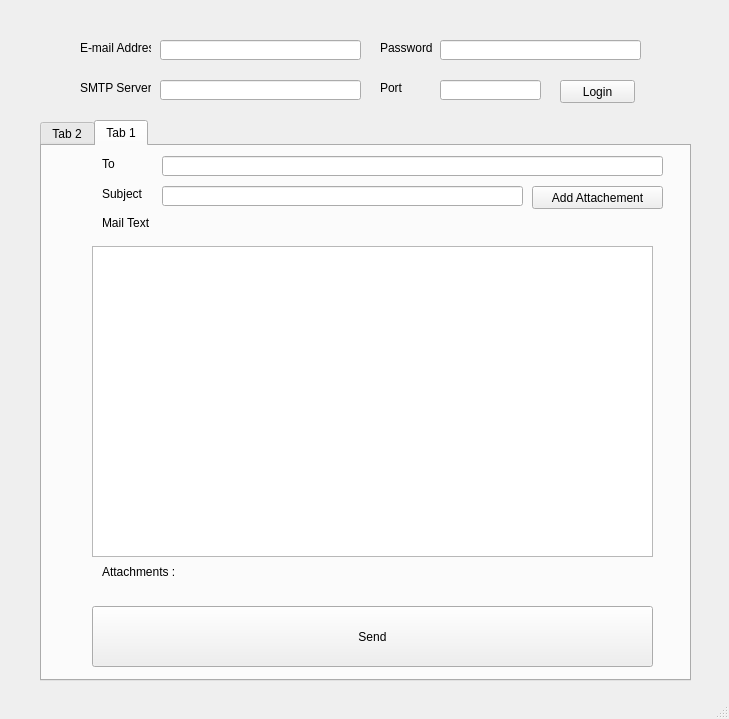
<?xml version="1.0" encoding="UTF-8"?>
<ui version="4.0">
 <class>MainWindow</class>
 <widget class="QMainWindow" name="MainWindow">
  <property name="geometry">
   <rect>
    <x>0</x>
    <y>0</y>
    <width>729</width>
    <height>719</height>
   </rect>
  </property>
  <property name="windowTitle">
   <string>MainWindow</string>
  </property>
  <widget class="QWidget" name="centralwidget">
   <widget class="QTabWidget" name="tabWidget">
    <property name="geometry">
     <rect>
      <x>40</x>
      <y>120</y>
      <width>651</width>
      <height>561</height>
     </rect>
    </property>
    <property name="currentIndex">
     <number>1</number>
    </property>
    <widget class="QWidget" name="tab_2">
     <attribute name="title">
      <string>Tab 2</string>
     </attribute>
     <widget class="QPushButton" name="fetchButton">
      <property name="enabled">
       <bool>true</bool>
      </property>
      <property name="geometry">
       <rect>
        <x>510</x>
        <y>10</y>
        <width>121</width>
        <height>23</height>
       </rect>
      </property>
      <property name="text">
       <string>Fetch your Mail</string>
      </property>
     </widget>
     <widget class="QTextEdit" name="fetchField">
      <property name="enabled">
       <bool>true</bool>
      </property>
      <property name="geometry">
       <rect>
        <x>10</x>
        <y>60</y>
        <width>621</width>
        <height>451</height>
       </rect>
      </property>
     </widget>
     <widget class="QLineEdit" name="imapField">
      <property name="enabled">
       <bool>true</bool>
      </property>
      <property name="geometry">
       <rect>
        <x>120</x>
        <y>10</y>
        <width>201</width>
        <height>20</height>
       </rect>
      </property>
     </widget>
     <widget class="QLabel" name="label_imap">
      <property name="geometry">
       <rect>
        <x>40</x>
        <y>10</y>
        <width>71</width>
        <height>16</height>
       </rect>
      </property>
      <property name="text">
       <string>IMAP Server</string>
      </property>
     </widget>
    </widget>
    <widget class="QWidget" name="tab">
     <attribute name="title">
      <string>Tab 1</string>
     </attribute>
     <widget class="QTextEdit" name="textField">
      <property name="enabled">
       <bool>true</bool>
      </property>
      <property name="geometry">
       <rect>
        <x>50</x>
        <y>100</y>
        <width>561</width>
        <height>311</height>
       </rect>
      </property>
     </widget>
     <widget class="QLineEdit" name="toField">
      <property name="enabled">
       <bool>true</bool>
      </property>
      <property name="geometry">
       <rect>
        <x>120</x>
        <y>10</y>
        <width>501</width>
        <height>20</height>
       </rect>
      </property>
     </widget>
     <widget class="QPushButton" name="attachButton">
      <property name="enabled">
       <bool>true</bool>
      </property>
      <property name="geometry">
       <rect>
        <x>490</x>
        <y>40</y>
        <width>131</width>
        <height>23</height>
       </rect>
      </property>
      <property name="text">
       <string>Add Attachement</string>
      </property>
     </widget>
     <widget class="QLabel" name="label">
      <property name="geometry">
       <rect>
        <x>60</x>
        <y>70</y>
        <width>47</width>
        <height>13</height>
       </rect>
      </property>
      <property name="text">
       <string>Mail Text</string>
      </property>
     </widget>
     <widget class="QLabel" name="label_server_2">
      <property name="geometry">
       <rect>
        <x>60</x>
        <y>10</y>
        <width>71</width>
        <height>16</height>
       </rect>
      </property>
      <property name="text">
       <string>To</string>
      </property>
     </widget>
     <widget class="QLineEdit" name="subjectField">
      <property name="enabled">
       <bool>true</bool>
      </property>
      <property name="geometry">
       <rect>
        <x>120</x>
        <y>40</y>
        <width>361</width>
        <height>20</height>
       </rect>
      </property>
     </widget>
     <widget class="QLabel" name="label_server_3">
      <property name="geometry">
       <rect>
        <x>60</x>
        <y>40</y>
        <width>71</width>
        <height>16</height>
       </rect>
      </property>
      <property name="text">
       <string>Subject</string>
      </property>
     </widget>
     <widget class="QPushButton" name="sendButton">
      <property name="enabled">
       <bool>true</bool>
      </property>
      <property name="geometry">
       <rect>
        <x>50</x>
        <y>460</y>
        <width>561</width>
        <height>61</height>
       </rect>
      </property>
      <property name="text">
       <string>Send</string>
      </property>
     </widget>
     <widget class="QLabel" name="label_2">
      <property name="geometry">
       <rect>
        <x>60</x>
        <y>410</y>
        <width>561</width>
        <height>31</height>
       </rect>
      </property>
      <property name="text">
       <string>Attachments :</string>
      </property>
      <property name="wordWrap">
       <bool>true</bool>
      </property>
     </widget>
    </widget>
   </widget>
   <widget class="QLabel" name="label_email">
    <property name="geometry">
     <rect>
      <x>80</x>
      <y>40</y>
      <width>71</width>
      <height>16</height>
     </rect>
    </property>
    <property name="text">
     <string>E-mail Address</string>
    </property>
   </widget>
   <widget class="QPushButton" name="loginButton">
    <property name="geometry">
     <rect>
      <x>560</x>
      <y>80</y>
      <width>75</width>
      <height>23</height>
     </rect>
    </property>
    <property name="text">
     <string>Login</string>
    </property>
   </widget>
   <widget class="QLineEdit" name="emailField">
    <property name="geometry">
     <rect>
      <x>160</x>
      <y>40</y>
      <width>201</width>
      <height>20</height>
     </rect>
    </property>
   </widget>
   <widget class="QLineEdit" name="smtpField">
    <property name="geometry">
     <rect>
      <x>160</x>
      <y>80</y>
      <width>201</width>
      <height>20</height>
     </rect>
    </property>
   </widget>
   <widget class="QLineEdit" name="portField">
    <property name="geometry">
     <rect>
      <x>440</x>
      <y>80</y>
      <width>101</width>
      <height>20</height>
     </rect>
    </property>
    <property name="echoMode">
     <enum>QLineEdit::Normal</enum>
    </property>
   </widget>
   <widget class="QLabel" name="label_pwd">
    <property name="geometry">
     <rect>
      <x>380</x>
      <y>40</y>
      <width>71</width>
      <height>16</height>
     </rect>
    </property>
    <property name="text">
     <string>Password</string>
    </property>
   </widget>
   <widget class="QLabel" name="label_port">
    <property name="geometry">
     <rect>
      <x>380</x>
      <y>80</y>
      <width>71</width>
      <height>16</height>
     </rect>
    </property>
    <property name="text">
     <string>Port</string>
    </property>
   </widget>
   <widget class="QLabel" name="label_server">
    <property name="geometry">
     <rect>
      <x>80</x>
      <y>80</y>
      <width>71</width>
      <height>16</height>
     </rect>
    </property>
    <property name="text">
     <string>SMTP Server</string>
    </property>
   </widget>
   <widget class="QLineEdit" name="pwdField">
    <property name="geometry">
     <rect>
      <x>440</x>
      <y>40</y>
      <width>201</width>
      <height>20</height>
     </rect>
    </property>
    <property name="echoMode">
     <enum>QLineEdit::Password</enum>
    </property>
   </widget>
  </widget>
  <widget class="QStatusBar" name="statusbar"/>
 </widget>
 <resources/>
 <connections/>
</ui>
